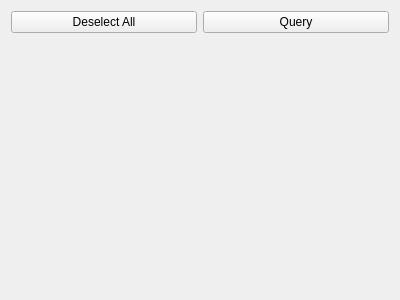
<?xml version="1.0" encoding="UTF-8"?>
<ui version="4.0">
 <class>WatchWindow</class>
 <widget class="QWidget" name="WatchWindow">
  <property name="geometry">
   <rect>
    <x>0</x>
    <y>0</y>
    <width>400</width>
    <height>300</height>
   </rect>
  </property>
  <property name="windowTitle">
   <string>Watches</string>
  </property>
  <layout class="QVBoxLayout" name="verticalLayout">
   <item>
    <layout class="QHBoxLayout" name="horizontalLayout">
     <item>
      <widget class="QPushButton" name="noneButton">
       <property name="text">
        <string>Deselect All</string>
       </property>
      </widget>
     </item>
     <item>
      <widget class="QPushButton" name="refreshButton">
       <property name="text">
        <string>Query</string>
       </property>
      </widget>
     </item>
    </layout>
   </item>
   <item>
    <layout class="QVBoxLayout" name="watchList"/>
   </item>
   <item>
    <spacer name="verticalSpacer">
     <property name="orientation">
      <enum>Qt::Vertical</enum>
     </property>
     <property name="sizeHint" stdset="0">
      <size>
       <width>20</width>
       <height>40</height>
      </size>
     </property>
    </spacer>
   </item>
  </layout>
 </widget>
 <resources/>
 <connections/>
</ui>
